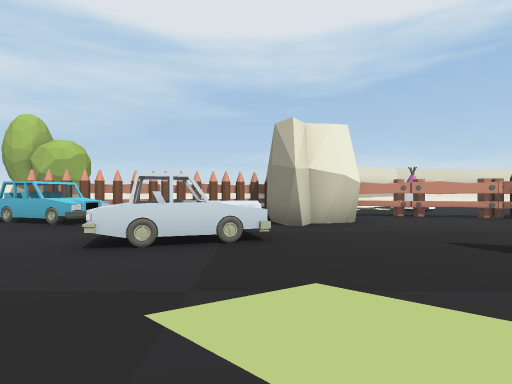
view 1 (above)

20 first-person views from a walk through a scene from a Unity 3-D project. The camera is 1.3 m above the floor, looks level and sees 80° across. The floor is counted in squares, 2 m on a side. Each view is taken from the middle of a square. On the plan, view 1 faces up. The plan holds only what a view shows up to about 10 squares ahead; the rest is blank. The place goes on beyond the plan. The player is left out. Some animated figures are left out.

view 2
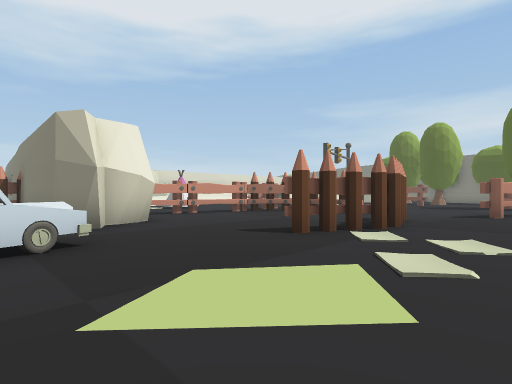

view 3
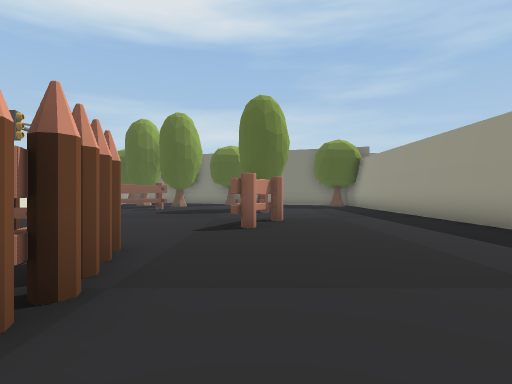

view 4
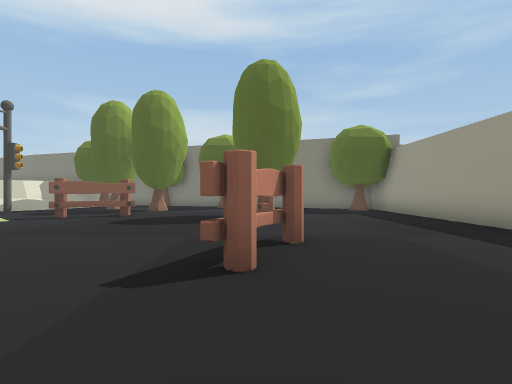

view 5
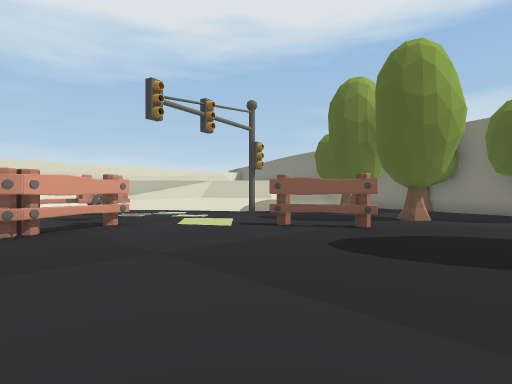

view 6
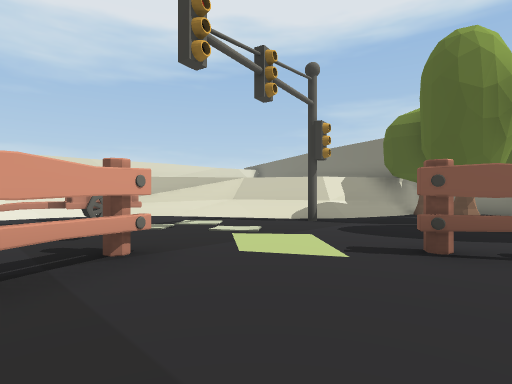

view 7
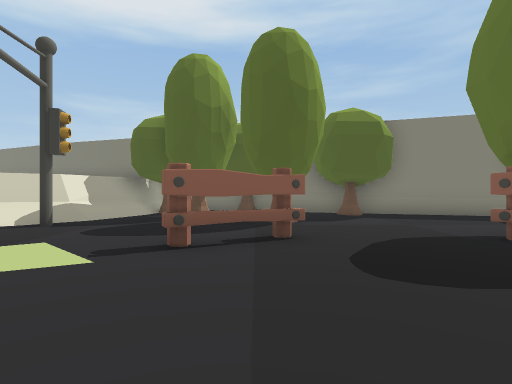

view 8
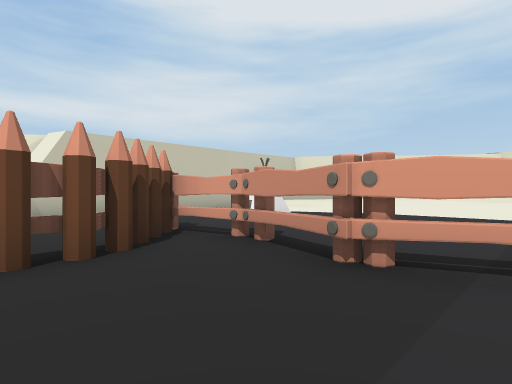

view 9
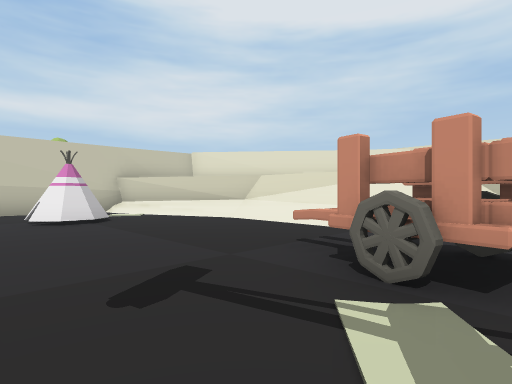

view 10
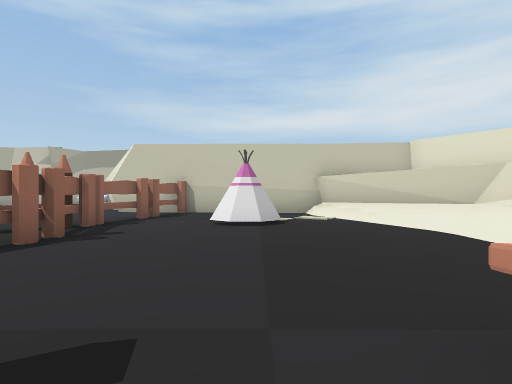

view 11
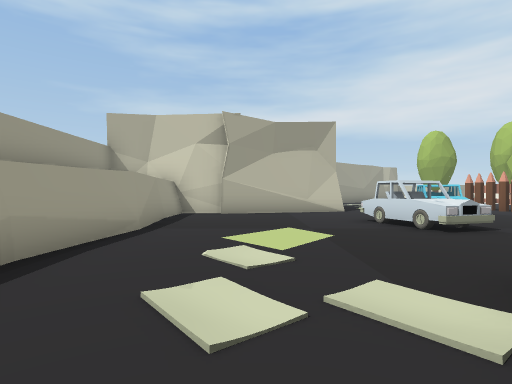

view 12
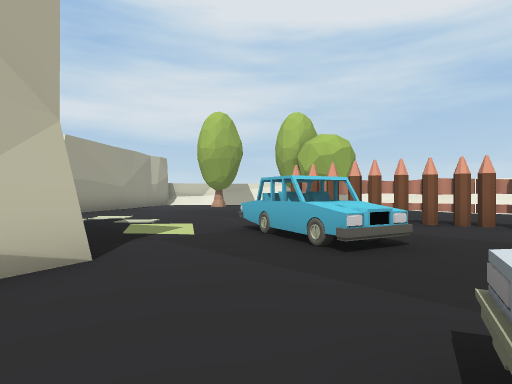

view 13
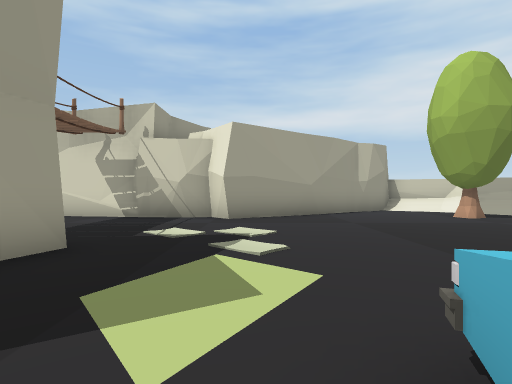

view 14
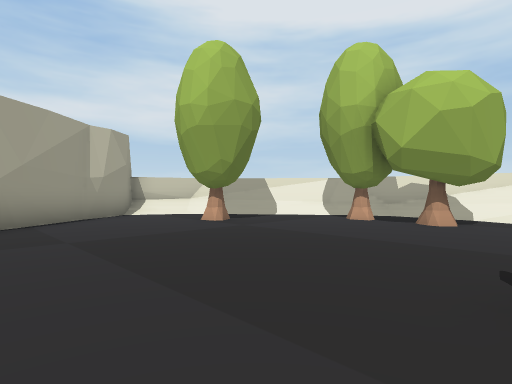

view 15
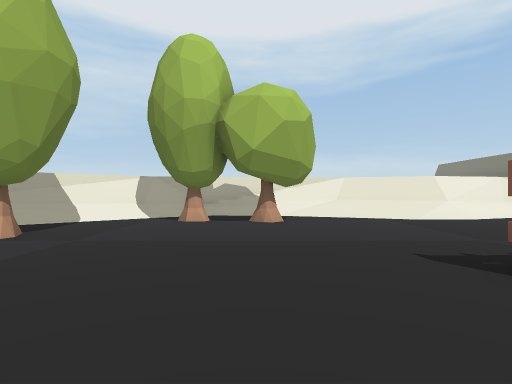

view 16
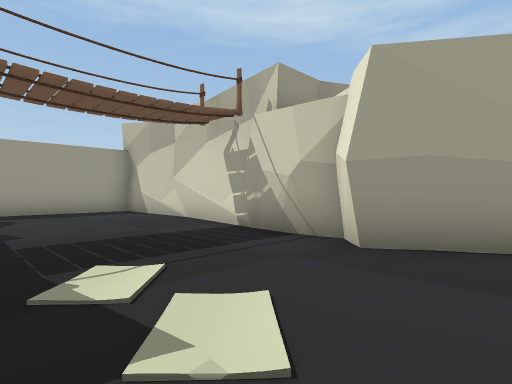

view 17
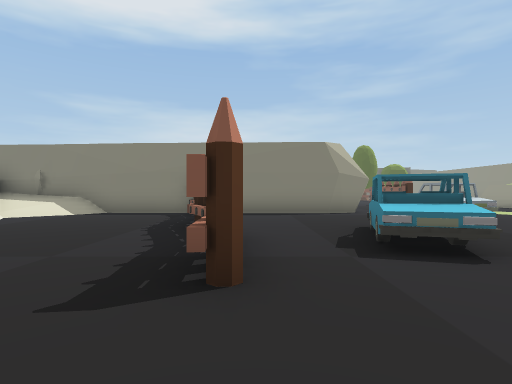

view 18
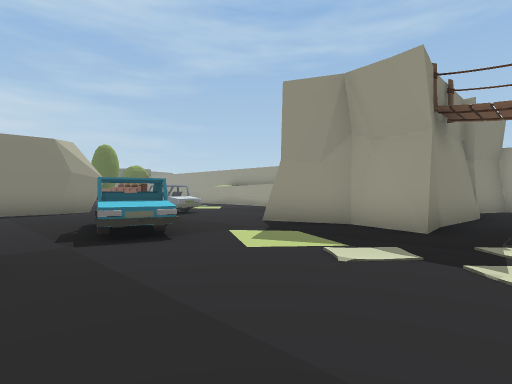

view 19
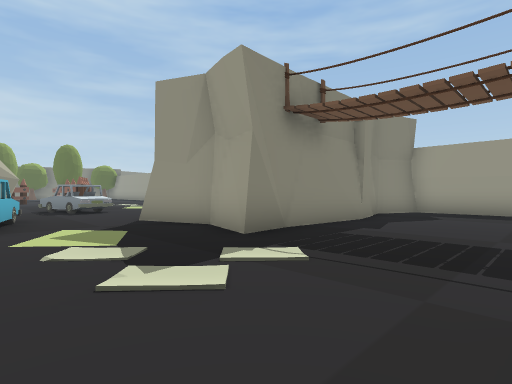

view 20
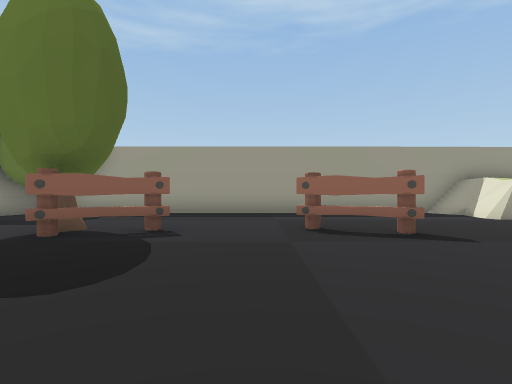

### Floor plan
Key: @ floor where view 1 was taken; # wall or solid block; . floor; / step, stairs or slope; ^ raised ledge; O other object.
Columns run from 16 left of view 1 to 21 right of it. Each row starts with its distance up from view 1.
 17           ^     ^#
 16     ^^^^^##^^^^//###^
 15    ^//...////////# ^  ^^^^^^^
 14   ^/..OO......../#  ^^^////// ^
 13  ^/..............###/.......O.#^^
 12 ^/.O.............##........OOO./#^
 11 #..O...........OO##  O.........//#
 10 #.........OOOOOO.##............./#^
  9 ##.......OO......##.............#/###^
  8  ##..............##OOOOOOOOO........O#
  7   #.......OOO....##....O..........O  #
  6   ##........O....#.....O......O...O. #
  5    #............O......OO.....O.....O
  4    O..........OOO................O..#
  3    #....####.......OOOO.............#
  2   ##....#  #.........O........O....O#
  1   #.....#  #.............OO..OO....##
  0   #.....#  #....@..................#
 -1   #.....#  #.......................#
 -2   #.....#  ######^^ ^#............##
 -3   #.....#            #...........O#
 -4   #######            ############

Positions as (right, up) in squares from view 1, and headings:
1: (0, 0), facing up
2: (-1, 0), facing up-right
3: (3, 1), facing right
4: (6, 1), facing right
5: (9, 2), facing up-right
6: (10, 5), facing up-right
7: (10, 5), facing right
8: (11, 5), facing up-left
9: (13, 9), facing up-left
10: (12, 11), facing left
11: (5, 1), facing left
12: (-2, 3), facing up-left
13: (-5, 6), facing left
14: (-7, 7), facing up-left
15: (-9, 7), facing up
16: (-9, 7), facing down-left
17: (-9, 9), facing right
18: (-10, 9), facing down-right
19: (-12, 7), facing down-right
20: (11, 6), facing down
